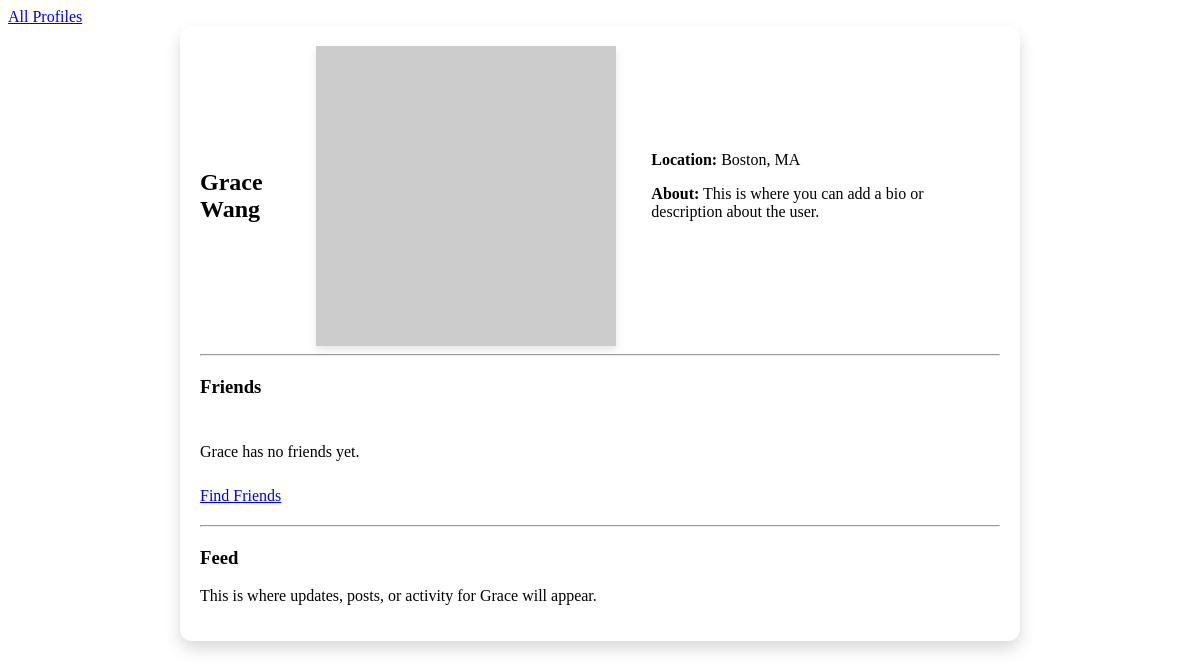
Before: /profile/7/ (signed in) with the older database file.
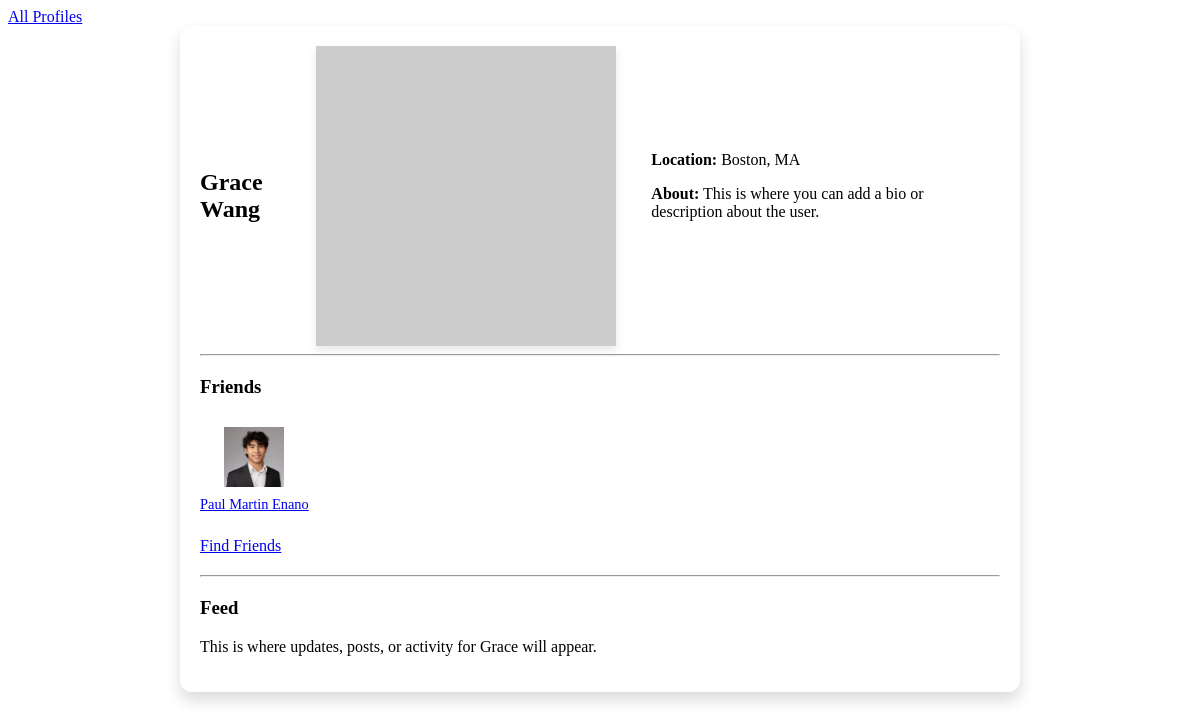
After: the same page with the newer database file.
### tide/models.py (models this page shows, shortened)
class Profile(models.Model):
    user = models.OneToOneField(User, on_delete=models.CASCADE)  # Each user has one profile
    fname = models.CharField(max_length=100)
    lname = models.CharField(max_length=100)
    city = models.CharField(max_length=100)
    email = models.EmailField()
    image = models.ImageField(upload_to='profile_images/', blank=True, null=True)
    bio = models.TextField(default="This is where you can add a bio or description about the user.", blank=True)
    def get_friends(self):
        friends = Friend.objects.filter(models.Q(profile1=self) | models.Q(profile2=self))
        return [f.profile2 if f.profile1 == self else f.profile1 for f in friends]

### tide/views.py (the view)
# urls.py: path('profile/<int:pk>/', views.ShowProfilePageView.as_view(), name='show_profile'),
class ShowProfilePageView(LoginRequiredMixin, DetailView):
    model = Profile
    template_name = 'tide/show_profile.html'
    context_object_name = 'profile'
    login_url = '/login/'

### tide/templates/tide/show_profile.html (shortened to what this page needs)
{% extends 'tide/base.html' %}
{% block content %}
    <div class="profile-expanded-card">
        <div class="profile-header">
            <h2>{{ profile.fname }} {{ profile.lname }}</h2>
            {% if profile.image %}
                <img src="{{ profile.image.url }}" class="profile-image-large" alt="{{ profile.fname }} {{ profile.lname }}">
            {% else %}
                <img src="https://picsum.photos/400/300" class="profile-image-large" alt="Default Profile Image">
            {% endif %}
            <div class="profile-info">
                <p><strong>Location:</strong> {{ profile.city }}</p>
                <p><strong>About:</strong> {{ profile.bio }}</p>
            </div>
        </div>
        <hr>
        <div class="friends-section">
            <h3>Friends</h3>
            <div class="friends-container">
                {% for friend in profile.get_friends %}
                    <div class="friend-card">
                        <a href="{% url 'show_profile' friend.pk %}">
                            {% if friend.image and friend.image.name %}
                                <img src="{{ friend.image.url }}" class="friend-image" alt="{{ friend.fname }} {{ friend.lname }}">
                            {% else %}
                                <img src="https://picsum.photos/60/60" class="friend-image" alt="Default Profile Image">
                            {% endif %}
                            <p class="friend-name">{{ friend.fname }} {{ friend.lname }}</p>
                        </a>
                    </div>
                {% empty %}
                    <p>{{ profile.fname }} has no friends yet.</p>
                {% endfor %}
            </div>
            <a href="{% url 'friend_suggestions' profile.pk %}" class="profile-button">Find Friends</a>
        </div>
        <hr>
        <div class="profile-details">
            <div class="profile-newsfeed">
                <h3>Feed</h3>
                <p>This is where updates, posts, or activity for {{ profile.fname }} will appear.</p>
            </div>
        </div>
    </div>
{% endblock %}

### tide/templates/tide/base.html (shortened to what this page needs)
<!DOCTYPE html>
<html lang="en">
<head>
    {% load static %}
    <link rel="stylesheet" type="text/css" href="{% static 'tide/tidestyles.css' %}">
</head>
<body>
    <header>
        <nav>
            <a href="{% url 'show_all_profiles' %}">All Profiles</a>
        </nav>
    </header>
    <main>
    {% block content %}
    {% endblock %}
    </main>
</body>
</html>

### tide/static/tide/tidestyles.css (style rules this page uses)
.profile-info { padding: 15px; }
.profile-expanded-card { max-width: 800px; margin: 0 auto; padding: 20px; background-color: #ffffff; border-radius: 12px; box-shadow: 0 8px 16px rgba(0, 0, 0, 0.15); }
.profile-header { display: flex; align-items: center; gap: 20px; }
.profile-image-large { width: 300px; height: 300px; object-fit: cover; box-shadow: 0 4px 8px rgba(0, 0, 0, 0.1); }
.profile-details { margin-top: 20px; }
.profile-info { margin-bottom: 20px; }
.friends-section { margin: 20px 0; }
.friends-container { display: flex; overflow-x: auto; padding: 10px 0; }
.friend-card { margin-right: 10px; text-align: center; }
.friend-image { width: 60px; height: 60px; object-fit: cover; }
.friend-name { font-size: 0.9em; margin-top: 5px; }

Changed rows visible on the page:
shown differently, row unchanged: Profile "Grace": fname "Grace" → (not shown)
now on this page (row edited): Profile: image (picture), fname "Paul Martin", lname "Enano"
Other visible differences:
text no longer shown: "has no friends yet."
